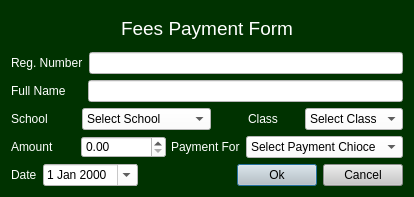
<?xml version="1.0" encoding="UTF-8"?>
<ui version="4.0">
 <class>GwPaymentDialog</class>
 <widget class="QDialog" name="GwPaymentDialog">
  <property name="geometry">
   <rect>
    <x>0</x>
    <y>0</y>
    <width>407</width>
    <height>197</height>
   </rect>
  </property>
  <property name="windowTitle">
   <string>Peyment Form</string>
  </property>
  <property name="styleSheet">
   <string notr="true">color: rgb(255, 255, 255);
background-color: rgb(0, 50, 0);</string>
  </property>
  <layout class="QGridLayout" name="gridLayout">
   <item row="0" column="0">
    <layout class="QVBoxLayout" name="verticalLayout">
     <item>
      <widget class="QLabel" name="label">
       <property name="text">
        <string>&lt;html&gt;&lt;head/&gt;&lt;body&gt;&lt;p align=&quot;center&quot;&gt;&lt;span style=&quot; font-size:14pt;&quot;&gt;Fees Payment Form&lt;/span&gt;&lt;/p&gt;&lt;/body&gt;&lt;/html&gt;</string>
       </property>
      </widget>
     </item>
     <item>
      <layout class="QHBoxLayout" name="horizontalLayout_4">
       <item>
        <widget class="QLabel" name="label_2">
         <property name="text">
          <string>Reg. Number</string>
         </property>
         <property name="buddy">
          <cstring>regNumLineEdit</cstring>
         </property>
        </widget>
       </item>
       <item>
        <widget class="QLineEdit" name="regNumLineEdit">
         <property name="styleSheet">
          <string notr="true">color: rgb(0, 0, 0);
background-color: rgb(255, 255, 255);</string>
         </property>
        </widget>
       </item>
      </layout>
     </item>
     <item>
      <layout class="QHBoxLayout" name="horizontalLayout_3">
       <property name="spacing">
        <number>22</number>
       </property>
       <item>
        <widget class="QLabel" name="label_3">
         <property name="text">
          <string>Full Name</string>
         </property>
         <property name="buddy">
          <cstring>NameLineEdit</cstring>
         </property>
        </widget>
       </item>
       <item>
        <widget class="QLineEdit" name="NameLineEdit">
         <property name="styleSheet">
          <string notr="true">color: rgb(0, 0, 0);
background-color: rgb(255, 255, 255);</string>
         </property>
        </widget>
       </item>
      </layout>
     </item>
     <item>
      <layout class="QHBoxLayout" name="horizontalLayout_8">
       <property name="spacing">
        <number>37</number>
       </property>
       <item>
        <layout class="QHBoxLayout" name="horizontalLayout_6">
         <property name="spacing">
          <number>34</number>
         </property>
         <item>
          <widget class="QLabel" name="label_6">
           <property name="sizePolicy">
            <sizepolicy hsizetype="Maximum" vsizetype="Preferred">
             <horstretch>0</horstretch>
             <verstretch>0</verstretch>
            </sizepolicy>
           </property>
           <property name="text">
            <string>School</string>
           </property>
           <property name="buddy">
            <cstring>schoolComboBox</cstring>
           </property>
          </widget>
         </item>
         <item>
          <widget class="QComboBox" name="schoolComboBox">
           <property name="sizePolicy">
            <sizepolicy hsizetype="Minimum" vsizetype="Fixed">
             <horstretch>0</horstretch>
             <verstretch>0</verstretch>
            </sizepolicy>
           </property>
           <property name="styleSheet">
            <string notr="true">color: rgb(0, 0, 0);
background-color: rgb(255, 255, 255);</string>
           </property>
           <item>
            <property name="text">
             <string>Select School</string>
            </property>
           </item>
           <item>
            <property name="text">
             <string>Nursery School</string>
            </property>
           </item>
           <item>
            <property name="text">
             <string>Primary School</string>
            </property>
           </item>
           <item>
            <property name="text">
             <string>Secondary School</string>
            </property>
           </item>
          </widget>
         </item>
        </layout>
       </item>
       <item>
        <layout class="QHBoxLayout" name="horizontalLayout_7">
         <property name="spacing">
          <number>27</number>
         </property>
         <item>
          <widget class="QLabel" name="label_7">
           <property name="sizePolicy">
            <sizepolicy hsizetype="Maximum" vsizetype="Preferred">
             <horstretch>0</horstretch>
             <verstretch>0</verstretch>
            </sizepolicy>
           </property>
           <property name="text">
            <string>Class</string>
           </property>
           <property name="buddy">
            <cstring>classComboBox</cstring>
           </property>
          </widget>
         </item>
         <item>
          <widget class="QComboBox" name="classComboBox">
           <property name="styleSheet">
            <string notr="true">color: rgb(0, 0, 0);
background-color: rgb(255, 255, 255);</string>
           </property>
           <item>
            <property name="text">
             <string>Select Class</string>
            </property>
           </item>
          </widget>
         </item>
        </layout>
       </item>
      </layout>
     </item>
     <item>
      <layout class="QHBoxLayout" name="horizontalLayout_9">
       <property name="spacing">
        <number>5</number>
       </property>
       <item>
        <layout class="QHBoxLayout" name="horizontalLayout_2">
         <property name="spacing">
          <number>27</number>
         </property>
         <item>
          <widget class="QLabel" name="label_5">
           <property name="sizePolicy">
            <sizepolicy hsizetype="Maximum" vsizetype="Preferred">
             <horstretch>0</horstretch>
             <verstretch>0</verstretch>
            </sizepolicy>
           </property>
           <property name="text">
            <string>Amount</string>
           </property>
           <property name="buddy">
            <cstring>amountDoubleSpinBox</cstring>
           </property>
          </widget>
         </item>
         <item>
          <widget class="QDoubleSpinBox" name="amountDoubleSpinBox">
           <property name="styleSheet">
            <string notr="true">color: rgb(0, 0, 0);
background-color: rgb(255, 255, 255);</string>
           </property>
           <property name="maximum">
            <double>100000000.000000000000000</double>
           </property>
           <property name="singleStep">
            <double>100.000000000000000</double>
           </property>
          </widget>
         </item>
        </layout>
       </item>
       <item>
        <layout class="QHBoxLayout" name="horizontalLayout">
         <property name="spacing">
          <number>6</number>
         </property>
         <item>
          <widget class="QLabel" name="label_4">
           <property name="text">
            <string>Payment For</string>
           </property>
           <property name="buddy">
            <cstring>paymentComboBox</cstring>
           </property>
          </widget>
         </item>
         <item>
          <widget class="QComboBox" name="paymentComboBox">
           <property name="styleSheet">
            <string notr="true">color: rgb(0, 0, 0);
background-color: rgb(255, 255, 255);</string>
           </property>
           <item>
            <property name="text">
             <string>Select Payment Chioce</string>
            </property>
           </item>
           <item>
            <property name="text">
             <string>School Fee</string>
            </property>
           </item>
           <item>
            <property name="text">
             <string>Practical Fee</string>
            </property>
           </item>
           <item>
            <property name="text">
             <string>Exam Fee</string>
            </property>
           </item>
           <item>
            <property name="text">
             <string>End of Year</string>
            </property>
           </item>
           <item>
            <property name="text">
             <string>SendForth</string>
            </property>
           </item>
           <item>
            <property name="text">
             <string>SendForth Support</string>
            </property>
           </item>
           <item>
            <property name="text">
             <string>Others</string>
            </property>
           </item>
          </widget>
         </item>
        </layout>
       </item>
      </layout>
     </item>
     <item>
      <layout class="QHBoxLayout" name="horizontalLayout_5">
       <item>
        <layout class="QHBoxLayout" name="horizontalLayout_10">
         <item>
          <widget class="QLabel" name="label_8">
           <property name="text">
            <string>Date</string>
           </property>
           <property name="buddy">
            <cstring>dateEdit</cstring>
           </property>
          </widget>
         </item>
         <item>
          <widget class="QDateEdit" name="dateEdit">
           <property name="styleSheet">
            <string notr="true">color: rgb(0, 0, 0);
background-color: rgb(255, 255, 255);</string>
           </property>
           <property name="calendarPopup">
            <bool>true</bool>
           </property>
          </widget>
         </item>
        </layout>
       </item>
       <item>
        <spacer name="horizontalSpacer">
         <property name="orientation">
          <enum>Qt::Horizontal</enum>
         </property>
         <property name="sizeHint" stdset="0">
          <size>
           <width>40</width>
           <height>20</height>
          </size>
         </property>
        </spacer>
       </item>
       <item>
        <widget class="QPushButton" name="okPushButton">
         <property name="styleSheet">
          <string notr="true">color: rgb(0, 0, 0);
background-color: rgb(199, 199, 199);</string>
         </property>
         <property name="text">
          <string>Ok</string>
         </property>
         <property name="default">
          <bool>true</bool>
         </property>
        </widget>
       </item>
       <item>
        <widget class="QPushButton" name="cancelPushButton">
         <property name="styleSheet">
          <string notr="true">color: rgb(0, 0, 0);
background-color: rgb(199, 199, 199);</string>
         </property>
         <property name="text">
          <string>Cancel</string>
         </property>
        </widget>
       </item>
      </layout>
     </item>
    </layout>
   </item>
  </layout>
 </widget>
 <tabstops>
  <tabstop>regNumLineEdit</tabstop>
  <tabstop>NameLineEdit</tabstop>
  <tabstop>schoolComboBox</tabstop>
  <tabstop>classComboBox</tabstop>
  <tabstop>amountDoubleSpinBox</tabstop>
  <tabstop>paymentComboBox</tabstop>
  <tabstop>dateEdit</tabstop>
  <tabstop>okPushButton</tabstop>
  <tabstop>cancelPushButton</tabstop>
 </tabstops>
 <resources/>
 <connections/>
</ui>
